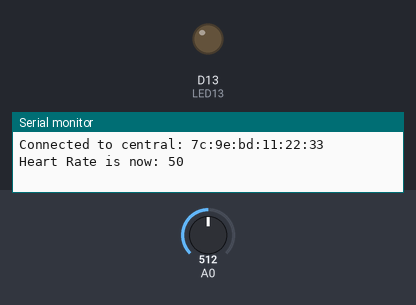
A sketch run on a simulated Arduino Nano 33 IoT. Parts: output pins drawn as LEDs (lit = HIGH), the last lines printed to the serial monitor. The inputs (shaded band) are chosen by the test bench; at power-on: A0 = 512. Nothing arrives over Bluetooth unless stated; a phone connects over Bluetooth LE 3 s after start.

Above: at 4.0 s.
4.1 s: A0 set to 782
5.6 s: A0 set to 802
At 6.8 s:
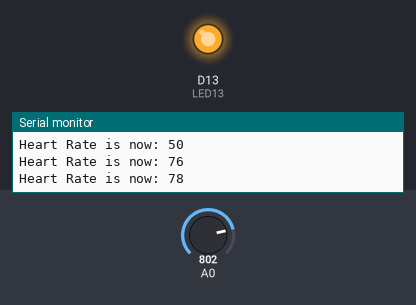
7.1 s: A0 set to 716
At 8.0 s:
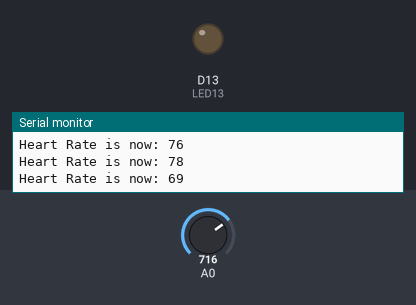
8.7 s: A0 set to 900
At 9.2 s:
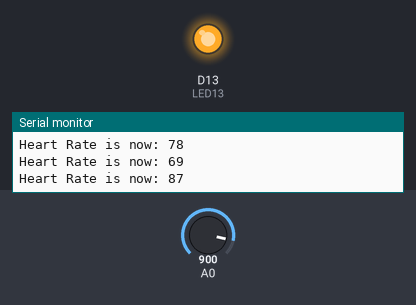
Timing chart, 0 to 11.3 s (numbered marks = the images above; inputs shaded):
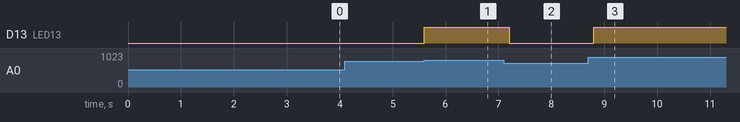

The sketch:

BLEHeartRateMonitor.ino
```cpp
#include <ArduinoBLE.h>

/***** Start of BLE Variables *****/

BLEService heartRateService("180D"); // BLE Heart Rate Service

// BLE Heart Rate Measurement Characteristic"

BLEUnsignedCharCharacteristic heartRateChar("2A37",  // standard 16-bit characteristic UUID

    BLERead | BLENotify);  // remote clients will be able to get notifications if this characteristic changes

                              // the characteristic is 2 bytes long as the first field needs to be "Flags" as per BLE specifications

                              // https://developer.bluetooth.org/gatt/characteristics/Pages/CharacteristicViewer.aspx?u=org.bluetooth.characteristic.heart_rate_measurement.xml

int oldHeartRate = 0;  // last heart rate reading from analog input
long previousMillis = 0;  // last time the heart rate was checked, in ms

/***** End of BLE Variables *****/

/***** Start of BPM Variables *****/

int PulseSensorPurplePin = 0;   // Pulse Sensor PURPLE WIRE connected to ANALOG PIN 0
int LED13 = 13;                 //  The on-board Arduino LED
int Signal;                     // holds the incoming raw data. Signal value can range from 0-1024
int Threshold = 792;            // Determine which Signal to "count as a beat", and which to ingore.

/***** End of BPM Variables *****/

void setup() {

    pinMode(LED13,OUTPUT);         // pin that will blink to your heartbeat!
    setupBLEModule();             // start up the BLE peripheral module

}

void loop() {

  // listen for BLE peripherals to connect:

  BLEDevice central = BLE.central();

  // if a central is connected to peripheral:

  if (central) {

    Serial.print("Connected to central: ");

    // print the central's MAC address:

    Serial.println(central.address());

    // turn on the LED to indicate the connection:

    digitalWrite(13, HIGH);

    // check the heart rate measurement every 200ms

    // as long as the central is still connected:

    while (central.connected()) {

      long currentMillis = millis();

      // if 200ms have passed, check the heart rate measurement:

      if (currentMillis - previousMillis >= 200) {

        previousMillis = currentMillis;

        updateHeartRate();

      }

    }

    // when the central disconnects, turn off the LED:

    digitalWrite(13, LOW);

    Serial.print("Disconnected from central: ");

    Serial.println(central.address());

  }
}

void setupBLEModule() {

    Serial.begin(9600);    // initialize serial communication
    while (!Serial);

    pinMode(13, OUTPUT);   // initialize the LED on pin 13 to indicate when a central is connected

    // begin initialization
    if (!BLE.begin()) {
        Serial.println("starting BLE failed!");

        while (1);
    }

    /* Set a local name for the BLE device

        This name will appear in advertising packets

        and can be used by remote devices to identify this BLE device

        The name can be changed but maybe be truncated based on space left in advertisement packet */

    BLE.setLocalName("HeartRateSketch");

    BLE.setAdvertisedService(heartRateService);  // add the service UUID

    heartRateService.addCharacteristic(heartRateChar); // add the Heart Rate Measurement characteristic

    BLE.addService(heartRateService); // Add the BLE Heart Rate service

    heartRateChar.writeValue(oldHeartRate); // set initial value for this characteristic

    /* Now activate the BLE device.  It will start continuously transmitting BLE

        advertising packets and will be visible to remote BLE central devices

        until it receives a new connection */

    // start advertising
    BLE.advertise();

    Serial.println("Bluetooth device active, waiting for connections...");
}

void updateHeartRate() {

    /* Read the current voltage level on the A0 analog input pin.

        This is used here to simulate the heart rate's measurement.

    */

    int heartRateMeasurement = analogRead(PulseSensorPurplePin);

    int heartRate = map(heartRateMeasurement, 0, 1023, 0, 100);

    if (heartRate != oldHeartRate) {      // if the heart rate has changed

        Serial.print("Heart Rate is now: "); // print it

        Serial.println(heartRate);

        heartRateChar.writeValue(heartRate);  // and update the heart rate measurement characteristic

        oldHeartRate = heartRate;           // save the level for next comparison

        if(heartRateMeasurement > Threshold) {                     // If the signal is above "550", then "turn-on" Arduino's on-Board LED.
            digitalWrite(LED13,HIGH);
        } else {
            digitalWrite(LED13,LOW);                //  Else, the sigal must be below "550", so "turn-off" this LED.
        }

        delay(10);

    }
}
```

Measured:
- the behaviour switches between 792 and 793 on A0 (found by bisection; images 0 and 1)
- after the input at 5.6 s, D13 (LED13): LOW → HIGH at once
- after the input at 7.1 s, D13 (LED13): HIGH → LOW after 0.10 s
- after the input at 8.7 s, D13 (LED13): LOW → HIGH after 0.10 s
